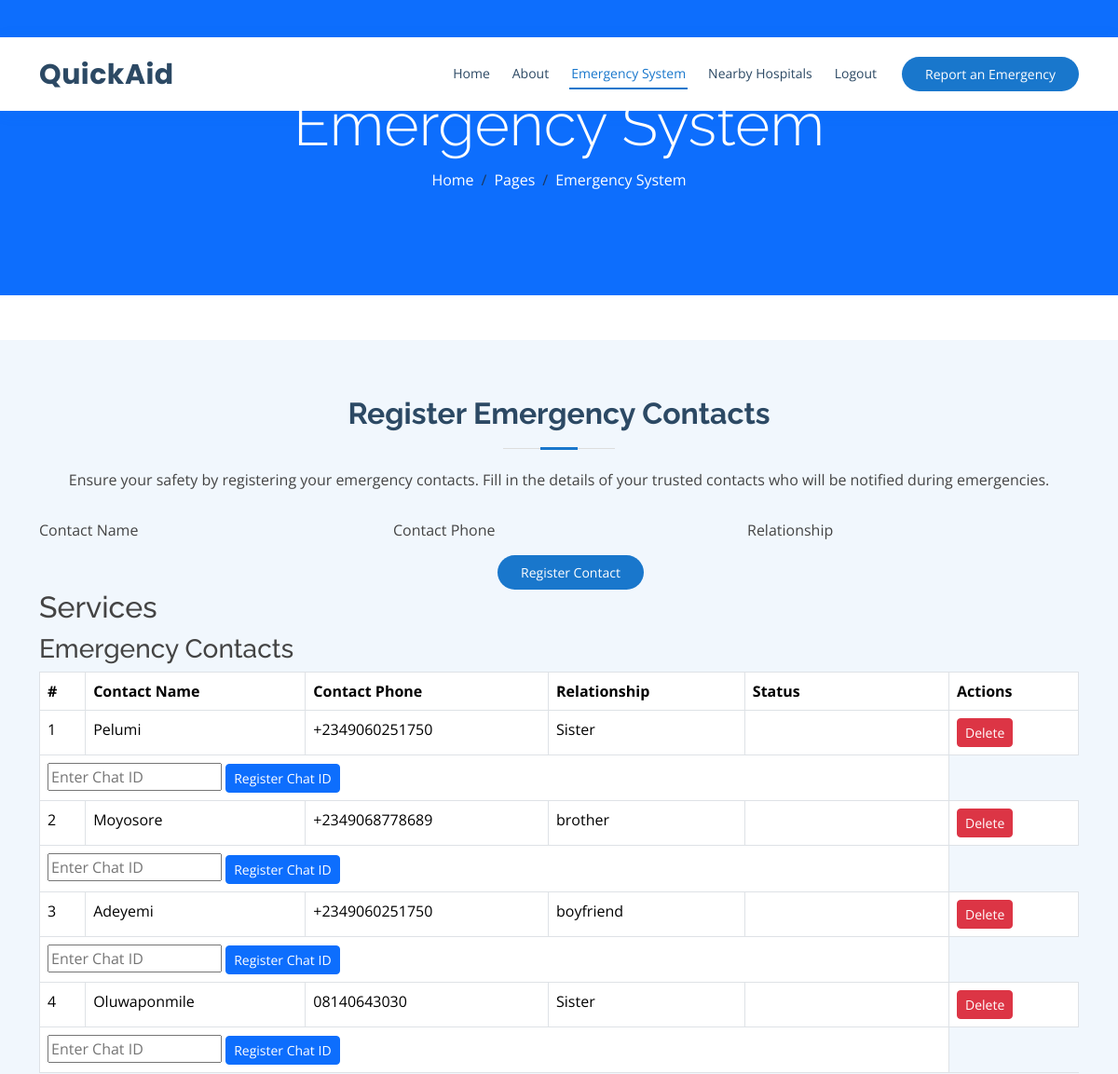
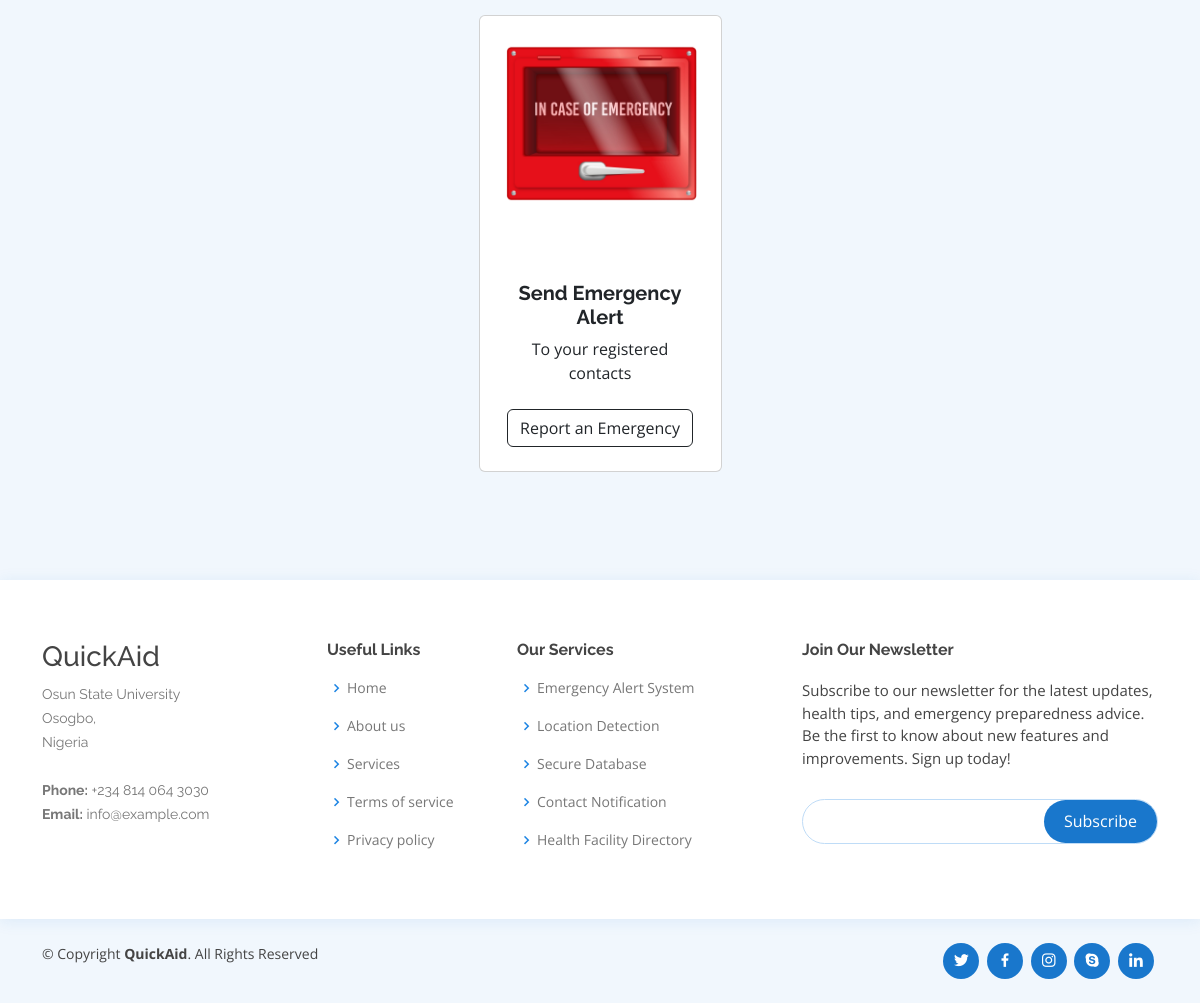
/services/ (signed in), run on the app's committed database (2 pictures, top to bottom).
### users/models.py (models this page shows, shortened)
class EmergencyContact(models.Model):
    user = models.ForeignKey(User, on_delete=models.CASCADE)
    contact_name = models.CharField(max_length=100)
    contact_phone = models.CharField(max_length=15)
    relationship = models.CharField(max_length=100)
    chat_id = models.CharField(max_length=20, null=True, blank=True)
    latitude = models.FloatField(default=DEFAULT_LATITUDE)
    longitude = models.FloatField(default=DEFAULT_LONGITUDE)
    from django.db import models

### pages/views.py (the view)
# urls.py: path('services/',services , name='services'),
@login_required(login_url='login')
def services(request):
    success = False
    if request.method == 'POST':
        form = EmergencyContactForm(request.POST)
        if form.is_valid():
            emergency_contact = form.save(commit=False)
            emergency_contact.user = request.user
            emergency_contact.save()
            success = True
    else:
        form = EmergencyContactForm()
    context = {
        'form': form,
        'success': success,    # context variables needed for your existing view
    }
    if request.method == 'POST':
        contact_id = request.POST.get('contact_id')
        if contact_id:
            contact = get_object_or_404(EmergencyContact, id=contact_id, user=request.user)
            contact.delete()
            return redirect('services')
    emergency_contacts = EmergencyContact.objects.filter(user=request.user)
    return render(request, 'services.html', {'emergency_contacts': emergency_contacts})

### templates/services.html (shortened to what this page needs)
{% load static %}
<!DOCTYPE html>
<html lang="en">
<head>
    <link href="{% static 'vendor/fontawesome-free/css/all.min.css' %}" rel="stylesheet">
    <link href="{% static 'vendor/animate.css/animate.min.css' %}" rel="stylesheet">
    <link href="{% static 'vendor/bootstrap/css/bootstrap.min.css' %}" rel="stylesheet">
    <link href="{% static 'vendor/bootstrap-icons/bootstrap-icons.css' %}" rel="stylesheet">
    <link href="{% static 'vendor/boxicons/css/boxicons.min.css' %}" rel="stylesheet">
    <link href="{% static 'vendor/glightbox/css/glightbox.min.css' %}" rel="stylesheet">
    <link href="{% static 'vendor/remixicon/remixicon.css' %}" rel="stylesheet">
    <link href="{% static 'vendor/swiper/swiper-bundle.min.css' %}" rel="stylesheet">
    <link href="{% static 'css/style.css' %}" rel="stylesheet">
</head>
<body>
    <header id="header" class="fixed-top">
        <div class="container d-flex align-items-center">
          <h1 class="logo me-auto"><a href="{% url 'home' %}">QuickAid</a></h1>
          <nav id="navbar" class="navbar order-last order-lg-0">
            <ul>
              <li><a class="nav-link scrollto active" href="{% url 'home' %}">Home</a></li>
              <li><a class="nav-link scrollto" href="{% url 'about' %}">About</a></li>
              <li><a class="nav-link scrollto" href="{% url 'services' %}">Emergency System</a></li>
              <li><a class="nav-link scrollto" href="{% url 'contact' %}">Nearby Hospitals</a></li>
            </ul>
            <ul class="sign-in">
              {% if user.is_authenticated %}
              <li><a class="nav-link" href="{% url 'logout' %}">Logout</a></li>
              {% else %}
              <li><a class="nav-link" href="{% url 'login' %}">Login</a></li>
              {% endif %}
            </ul>
          </nav>
          <a href="#" class="appointment-btn scrollto"><span class="d-none d-md-inline">Report an</span> Emergency</a>
        </div>
      </header>
       <div class="container-fluid bg-primary py-5 mb-5 page-header">
        <div class="container py-5">
            <div class="row justify-content-center">
                <div class="col-lg-10 text-center">
                    <h1 class="display-3 text-white animated slideInDown">Emergency System</h1>
                    <nav aria-label="breadcrumb">
                        <ol class="breadcrumb justify-content-center">
                            <li class="breadcrumb-item"><a class="text-white" href="#">Home</a></li>
                            <li class="breadcrumb-item"><a class="text-white" href="#">Pages</a></li>
                            <li class="breadcrumb-item text-white active" aria-current="page">Emergency System</li>
                        </ol>
                    </nav>
                </div>
            </div>
        </div>
    </div>
    <section id="emergency-contact" class="emergency-contact section-bg">
      <div class="container">
        <div class="section-title">
          <h2>Register Emergency Contacts</h2>
          <p>Ensure your safety by registering your emergency contacts. Fill in the details of your trusted contacts who will be notified during emergencies.</p>
        </div>
<form action="{% url 'emergency_contact' %}" method="post" role="form" class="php-email-form">
  <div class="row">
      <div class="col-md-4 form-group">
          <label for="id_contact_name">Contact Name</label>
      </div>
      <div class="col-md-4 form-group mt-3 mt-md-0">
          <label for="id_contact_phone">Contact Phone</label>
      </div>
      <div class="col-md-4 form-group mt-3 mt-md-0">
          <label for="id_relationship">Relationship</label>
      </div>
  </div>
  <div class="text-center">
      <button class="appointment-btn form" type="submit">Register Contact</button>
  </div>
</form>
  <h2>Services</h2>
  <h3>Emergency Contacts</h3>
  <table class="table table-bordered">
    <thead>
        <tr>
            <th>#</th>
            <th>Contact Name</th>
            <th>Contact Phone</th>
            <th>Relationship</th>
            <th>Status</th>
            <th>Actions</th>
        </tr>
    </thead>
    <tbody>
        {% for contact in emergency_contacts %}
        <tr>
            <td>{{ forloop.counter }}</td>
            <td>{{ contact.contact_name }}</td>
            <td>{{ contact.contact_phone }}</td>
            <td>{{ contact.relationship }}</td>
            <td>
                {% if contact.chat_id %}
                <span class="badge badge-success">Registered</span>
                {% else %}
                <span class="badge badge-warning">Not Registered</span>
                {% endif %}
            </td>
            <td>
                <form method="post" action="{% url 'services' %}" style="display:inline;">
                    <button type="submit" class="btn btn-danger btn-sm">Delete</button>
                </form>
            </td>
        </tr>
        <tr>
          <td colspan="5">
              <form method="post" action="{% url 'register_chat_id' %}">
                  <input type="text" name="chat_id" placeholder="Enter Chat ID">
                  <button type="submit" class="btn btn-primary btn-sm">Register Chat ID</button>
              </form>
          </td>
      </tr>
        {% empty %}
        <tr>
            <td colspan="6">No emergency contacts found.</td>
        </tr>
        {% endfor %}
    </tbody>
</table>
<div class="row gx-4 gx-lg-5 row-cols-2 row-cols-md-3 row-cols-xl-4 justify-content-center">
  <div class="col mb-5">
      <div class="card h-100">
          <img class="card-img-top" src="{% static 'img/empty-emergency-box.png' %}" alt="..." />
          <div class="card-body p-4">
              <div class="text-center">
                  <h5 class="fw-bolder">Send Emergency Alert</h5>
                  To your registered contacts
              </div>
          </div>
          <div class="card-footer p-4 pt-0 border-top-0 bg-transparent">
              <div class="text-center">
                  <form method="post" action="{% url 'send_emergency_sms' %}">
                      <button type="submit" class="btn btn-outline-dark mt-auto">Report an Emergency</button>
                  </form>
              </div>
          </div>
      </div>
  </div>
</div>
      </div>
    </section>
  <footer id="footer">
    <div class="footer-top">
      <div class="container">
        <div class="row">
          <div class="col-lg-3 col-md-6 footer-contact">
            <h3>QuickAid</h3>
            <p>
              Osun State University <br>
              Osogbo, <br>
              Nigeria <br><br>
              <strong>Phone:</strong> +234 814 064 3030 <br>
              <strong>Email:</strong> info@example.com<br>
            </p>
          </div>
          <div class="col-lg-2 col-md-6 footer-links">
            <h4>Useful Links</h4>
            <ul>
              <li><i class="bx bx-chevron-right"></i> <a href="#">Home</a></li>
              <li><i class="bx bx-chevron-right"></i> <a href="#">About us</a></li>
              <li><i class="bx bx-chevron-right"></i> <a href="#">Services</a></li>
              <li><i class="bx bx-chevron-right"></i> <a href="#">Terms of service</a></li>
              <li><i class="bx bx-chevron-right"></i> <a href="#">Privacy policy</a></li>
            </ul>
          </div>
          <div class="col-lg-3 col-md-6 footer-links">
            <h4>Our Services</h4>
            <ul>
              <li><i class="bx bx-chevron-right"></i> <a href="#">Emergency Alert System</a></li>
              <li><i class="bx bx-chevron-right"></i> <a href="#">Location Detection</a></li>
              <li><i class="bx bx-chevron-right"></i> <a href="#">Secure Database</a></li>
              <li><i class="bx bx-chevron-right"></i> <a href="#">Contact Notification</a></li>
              <li><i class="bx bx-chevron-right"></i> <a href="#">Health Facility Directory</a></li>
            </ul>
          </div>
          <div class="col-lg-4 col-md-6 footer-newsletter">
            <h4>Join Our Newsletter</h4>
            <p>Subscribe to our newsletter for the latest updates, health tips, and emergency preparedness advice. Be the first to know about new features and improvements. Sign up today!</p>
            <form action="" method="post">
              <input type="email" name="email"><input type="submit" value="Subscribe">
            </form>
          </div>
        </div>
      </div>
    </div>
    <div class="container d-md-flex py-4">
      <div class="me-md-auto text-center text-md-start">
        <div class="copyright">
          &copy; Copyright <strong><span>QuickAid</span></strong>. All Rights Reserved
        </div>
      </div>
      <div class="social-links text-center text-md-right pt-3 pt-md-0">
        <a href="#" class="twitter"><i class="bx bxl-twitter"></i></a>
        <a href="#" class="facebook"><i class="bx bxl-facebook"></i></a>
        <a href="#" class="instagram"><i class="bx bxl-instagram"></i></a>
        <a href="#" class="google-plus"><i class="bx bxl-skype"></i></a>
        <a href="#" class="linkedin"><i class="bx bxl-linkedin"></i></a>
      </div>
    </div>
  </footer>
</body>
</html>

### static/css/style.css (style rules this page uses)
body { font-family: "Open Sans", sans-serif; color: #444444; }
a { color: #1977cc; text-decoration: none; }
h1, h2, h3, h4, h5, h6 { font-family: "Raleway", sans-serif; }
#header { background: #fff; transition: all 0.5s; z-index: 997; padding: 15px 0; top: 40px; box-shadow: 0px 2px 15px rgba(25, 119, 204, 0.1); }
#header .logo { font-size: 30px; margin: 0; padding: 0; line-height: 1; font-weight: 700; letter-spacing: 0.5px; font-family: "Poppins", sans-serif; }
#header .logo a { color: #2c4964; }
.form { margin-top: 15px; }
.appointment-btn { margin-left: 25px; background: #1977cc; color: #fff; border-radius: 50px; padding: 8px 25px; white-space: nowrap; transition: 0.3s; font-size: 14px; display: inline-block; border:none; }
.navbar { padding: 0; }
.navbar ul { margin: 0; padding: 0; display: flex; list-style: none; align-items: center; }
.navbar li { position: relative; }
.navbar>ul>li { position: relative; white-space: nowrap; padding: 8px 0 8px 20px; }
.navbar a, .navbar a:focus { display: flex; align-items: center; justify-content: space-between; font-size: 14px; color: #2c4964; white-space: nowrap; transition: 0.3s; border-bottom: 2px solid #fff; padding: 5px 2px; }
.navbar a:hover, .navbar .active, .navbar .active:focus, .navbar li:hover>a { color: #1977cc; border-color: #1977cc; }
section { padding: 60px 0; overflow: hidden; }
.section-bg { background-color: #f1f7fd; }
.section-title { text-align: center; padding-bottom: 30px; }
.section-title h2 { font-size: 32px; font-weight: bold; margin-bottom: 20px; padding-bottom: 20px; position: relative; color: #2c4964; }
.section-title h2::before { content: ""; position: absolute; display: block; width: 120px; height: 1px; background: #ddd; bottom: 1px; left: calc(50% - 60px); }
.section-title h2::after { content: ""; position: absolute; display: block; width: 40px; height: 3px; background: #1977cc; bottom: 0; left: calc(50% - 20px); }
.section-title p { margin-bottom: 0; }
#footer { color: #444444; font-size: 14px; background: #f1f7fd; }
#footer .footer-top { padding: 60px 0 30px 0; background: #fff; box-shadow: 0px 2px 15px rgba(25, 119, 204, 0.1); }
#footer .footer-top .footer-contact { margin-bottom: 30px; }
#footer .footer-top .footer-contact p { font-size: 14px; line-height: 24px; margin-bottom: 0; font-family: "Raleway", sans-serif; color: #777777; }
#footer .footer-top h4 { font-size: 16px; font-weight: bold; color: #444444; position: relative; padding-bottom: 12px; }
#footer .footer-top .footer-links { margin-bottom: 30px; }
#footer .footer-top .footer-links ul { list-style: none; padding: 0; margin: 0; }
#footer .footer-top .footer-links ul i { padding-right: 2px; color: #1c84e3; font-size: 18px; line-height: 1; }
#footer .footer-top .footer-links ul li { padding: 10px 0; display: flex; align-items: center; }
#footer .footer-top .footer-links ul li:first-child { padding-top: 0; }
#footer .footer-top .footer-links ul a { color: #777777; transition: 0.3s; display: inline-block; line-height: 1; }
#footer .footer-newsletter { font-size: 15px; }
#footer .footer-newsletter h4 { font-size: 16px; font-weight: bold; color: #444444; position: relative; padding-bottom: 12px; }
#footer .footer-newsletter form { margin-top: 30px; background: #fff; padding: 6px 10px; position: relative; border-radius: 50px; text-align: left; border: 1px solid #bfdcf7; }
#footer .footer-newsletter form input[type=email] { border: 0; padding: 4px 8px; width: calc(100% - 100px); }
#footer .footer-newsletter form input[type=submit] { position: absolute; top: 0; right: 0; bottom: 0; border: 0; background: none; font-size: 16px; padding: 0 20px; background: #1977cc; color: #fff; transition: 0.3s; border-radius: 50px; }
#footer .social-links a { font-size: 18px; display: inline-block; background: #1977cc; color: #fff; line-height: 1; padding: 8px 0; margin-right: 4px; border-radius: 50%; text-align: center; width: 36px; height: 36px; transition: 0.3s; }

### data on the page
EmergencyContact: contact_name "Pelumi", contact_phone "+2349060251750", relationship "Sister"
EmergencyContact: contact_name "Moyosore", contact_phone "+2349068778689", relationship "brother"
EmergencyContact: contact_name "Adeyemi", contact_phone "+2349060251750", relationship "boyfriend"
EmergencyContact: contact_name "Oluwaponmile", contact_phone "08140643030", relationship "Sister"
